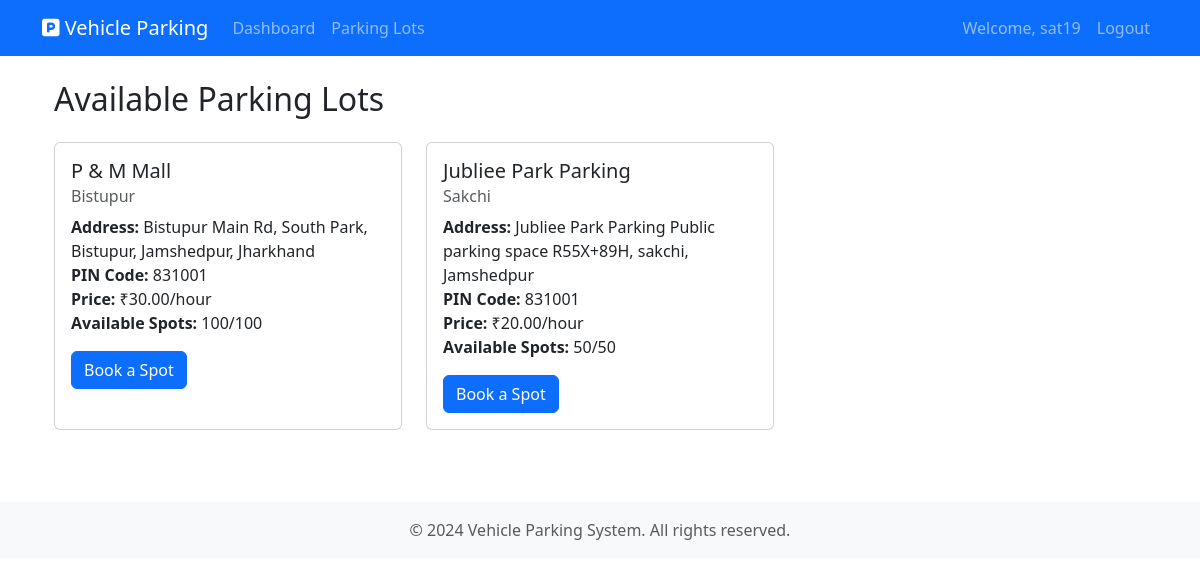
The page /parking-lots (signed in) on the database its author committed.
### app/models.py (models this page shows, shortened)
class User(UserMixin, db.Model):
    id = db.Column(db.Integer, primary_key=True)
    username = db.Column(db.String(64), unique=True, nullable=False)
    email = db.Column(db.String(120), unique=True, nullable=False)
    password_hash = db.Column(db.String(128))
    is_admin = db.Column(db.Boolean, default=False)
    reservations = db.relationship('Reservation', backref='user', lazy=True)

class ParkingLot(db.Model):
    id = db.Column(db.Integer, primary_key=True)
    name = db.Column(db.String(100), nullable=False)
    prime_location_name = db.Column(db.String(100), nullable=False)
    address = db.Column(db.String(200), nullable=False)
    pin_code = db.Column(db.String(10), nullable=False)
    price_per_hour = db.Column(db.Float, nullable=False)
    maximum_spots = db.Column(db.Integer, nullable=False)
    created_at = db.Column(db.DateTime, default=datetime.utcnow)
    spots = db.relationship('ParkingSpot', backref='lot', lazy=True, cascade='all, delete-orphan')

### app/main/routes.py (the view)
@bp.route('/parking-lots')
@login_required
def parking_lots():
    lots = ParkingLot.query.all()
    return render_template('main/parking_lots.html', lots=lots)

### app/models.py (called while the page is built)
@login_manager.user_loader
def load_user(id):
    return User.query.get(int(id))

### app/templates/main/parking_lots.html
{% extends "base.html" %}
{% block content %}
<div class="container mt-4">
    <h2>Available Parking Lots</h2>
    <div class="row mt-4">
        {% for lot in lots %}
        <div class="col-md-4 mb-4">
            <div class="card h-100">
                <div class="card-body">
                    <h5 class="card-title">{{ lot.name }}</h5>
                    <h6 class="card-subtitle mb-2 text-muted">{{ lot.prime_location_name }}</h6>
                    <p class="card-text">
                        <strong>Address:</strong> {{ lot.address }}<br>
                        <strong>PIN Code:</strong> {{ lot.pin_code }}<br>
                        <strong>Price:</strong> ₹{{ "%.2f"|format(lot.price_per_hour) }}/hour<br>
                        <strong>Available Spots:</strong>
                        {% set available = lot.spots|selectattr('status', 'equalto', 'A')|list|length %}
                        {{ available }}/{{ lot.maximum_spots }}
                    </p>
                    {% if available > 0 %}
                    <a href="{{ url_for('main.book_spot', lot_id=lot.id) }}" class="btn btn-primary">Book a Spot</a>
                    {% else %}
                    <button class="btn btn-secondary" disabled>No Spots Available</button>
                    {% endif %}
                </div>
            </div>
        </div>
        {% endfor %}
    </div>
</div>
{% endblock %}

### app/templates/base.html (shortened to what this page needs)
<!DOCTYPE html>
<html lang="en">
<head>
    <link href="https://cdn.jsdelivr.net/npm/bootstrap@5.3.0/dist/css/bootstrap.min.css" rel="stylesheet">
    <link href="https://cdnjs.cloudflare.com/ajax/libs/font-awesome/6.0.0/css/all.min.css" rel="stylesheet">
</head>
<body>
    <nav class="navbar navbar-expand-lg navbar-dark bg-primary">
        <div class="container">
            <a class="navbar-brand" href="{{ url_for('main.index') }}">
                <i class="fas fa-parking"></i> Vehicle Parking
            </a>
            <div class="collapse navbar-collapse" id="navbarNav">
                <ul class="navbar-nav me-auto">
                    {% if current_user.is_authenticated %}
                    {% if current_user.is_admin %}
                    <li class="nav-item">
                        <a class="nav-link" href="{{ url_for('admin.dashboard') }}">Dashboard</a>
                    </li>
                    <li class="nav-item">
                        <a class="nav-link" href="{{ url_for('admin.parking_lots') }}">Manage Lots</a>
                    </li>
                    <li class="nav-item">
                        <a class="nav-link" href="{{ url_for('admin.users') }}">Users</a>
                    </li>
                    <li class="nav-item">
                        <a class="nav-link" href="{{ url_for('admin.reservations') }}">Reservations</a>
                    </li>
                    {% else %}
                    <li class="nav-item">
                        <a class="nav-link" href="{{ url_for('main.dashboard') }}">Dashboard</a>
                    </li>
                    <li class="nav-item">
                        <a class="nav-link" href="{{ url_for('main.parking_lots') }}">Parking Lots</a>
                    </li>
                    {% endif %}
                    {% endif %}
                </ul>
                <ul class="navbar-nav">
                    {% if current_user.is_authenticated %}
                    <li class="nav-item">
                        <span class="nav-link">Welcome, {{ current_user.username }}</span>
                    </li>
                    <li class="nav-item">
                        <a class="nav-link" href="{{ url_for('auth.logout') }}">Logout</a>
                    </li>
                    {% endif %}
                </ul>
            </div>
        </div>
    </nav>
    <div class="container mt-4">
        {% block content %}{% endblock %}
    </div>
    <footer class="footer mt-5 py-3 bg-light">
        <div class="container text-center">
            <span class="text-muted">© 2024 Vehicle Parking System. All rights reserved.</span>
        </div>
    </footer>
</body>
</html>

### rows shown on the page
User: username "sat19"
ParkingLot: name "P & M Mall", prime_location_name "Bistupur", address "Bistupur Main Rd, South Park, Bistupur, Jamshedpur, Jharkhand", pin_code "831001", price_per_hour "30.00", maximum_spots "100"
ParkingLot: name "Jubliee Park Parking", prime_location_name "Sakchi", address "Jubliee Park Parking Public parking space R55X+89H, sakchi, Jamshedpur", pin_code "831001", price_per_hour "20.00", maximum_spots "50"
